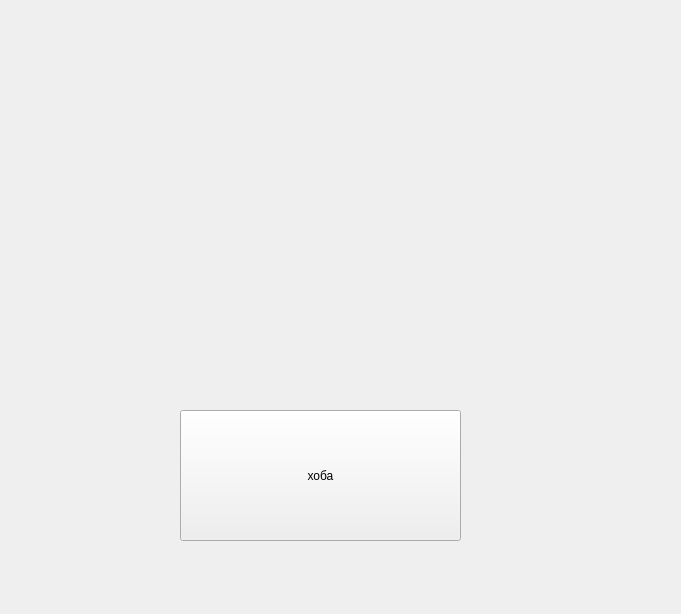
<?xml version="1.0" encoding="UTF-8"?>
<ui version="4.0">
 <class>Form</class>
 <widget class="QWidget" name="Form">
  <property name="geometry">
   <rect>
    <x>0</x>
    <y>0</y>
    <width>681</width>
    <height>614</height>
   </rect>
  </property>
  <property name="windowTitle">
   <string>Form</string>
  </property>
  <widget class="QPushButton" name="button">
   <property name="geometry">
    <rect>
     <x>180</x>
     <y>410</y>
     <width>281</width>
     <height>131</height>
    </rect>
   </property>
   <property name="text">
    <string>хоба</string>
   </property>
  </widget>
 </widget>
 <resources/>
 <connections/>
</ui>
